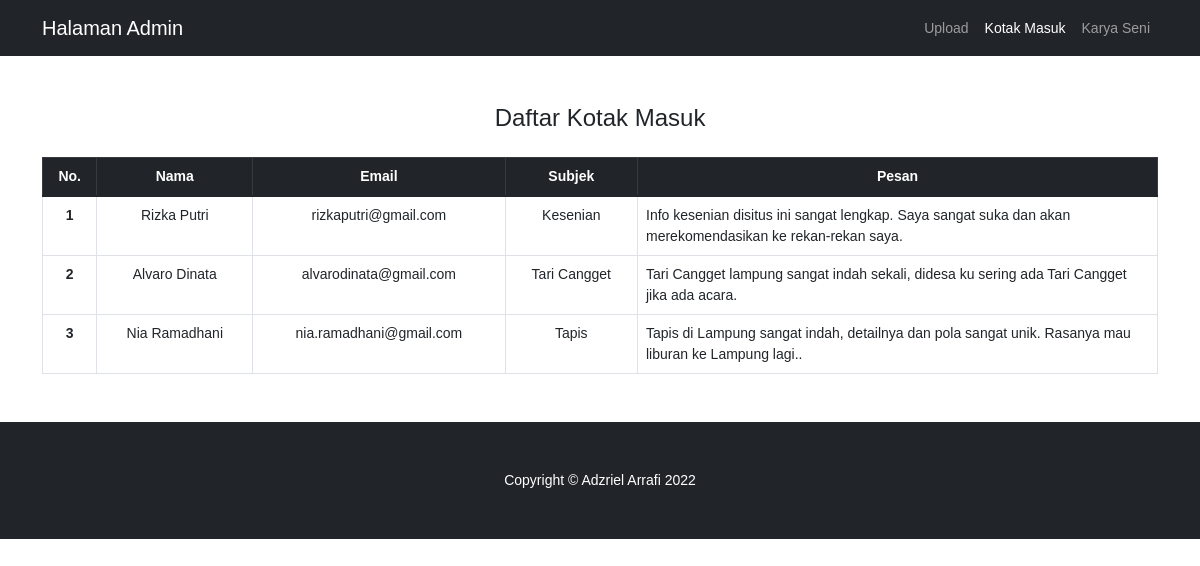
The app's page /index.php/kotakmasuk with its own data.
### tables this page shows
CREATE TABLE `tbl_tanggapan` (
  `id` int(11) NOT NULL,
  `nama` varchar(25) NOT NULL,
  `email` varchar(128) NOT NULL,
  `subjek` varchar(25) NOT NULL,
  `pesan` varchar(512) NOT NULL
);

### application/controllers/KotakMasuk.php (called while the page is built, shortened)
<?php
class KotakMasuk extends CI_Controller
{
    public function index()
    {
        $this->load->model('modelkontak');
        $data['row'] = $this->modelkontak->get();
        $this->load->view('admin/kotakmasuk', $data);
    }
}

### index.php (called while the page is built, shortened)
<?php
require_once BASEPATH.'core/CodeIgniter.php';

### application/models/modelkontak.php (called while the page is built, shortened)
<?php
class modelkontak extends CI_Model
{
    public function get($id = null)
    {
        $this->db->from('tbl_tanggapan');
        $query = $this->db->get();
        return $query;
    }
}

### application/views/admin/kotakmasuk.php (the view, shortened to what this page needs)
<!DOCTYPE html>
<html lang="en">
<head>
    <link href="css/styles.css" rel="stylesheet" />
    <link href="<?= base_url('css/main.css'); ?>" rel="stylesheet" media="all">
</head>
<body>
    <nav class="navbar navbar-expand-lg navbar-dark bg-dark">
        <div class="container">
            <a class="navbar-brand" href="<?= base_url('Admin') ?>">Halaman Admin</a>
            <div class="collapse navbar-collapse" id="navbarSupportedContent">
                <ul class="navbar-nav ms-auto mb-2 mb-lg-0">
                    <li class="nav-item"><a class="nav-link" href="<?= base_url('Admin') ?>">Upload</a></li>
                    <li class="nav-item"><a class="nav-link active" href="<?= base_url('KotakMasuk') ?>">Kotak Masuk</a></li>
                    <li class="nav-item"><a class="nav-link" href="<?= base_url('KaryaSeniCont') ?>">Karya Seni</a></li>
                </ul>
            </div>
        </div>
    </nav>
    <body>
        <div class="container mb-5 mt-5">
            <h3 class="text-center mb-4 ">Daftar Kotak Masuk</h3>
            <table class="table table-responsive table-bordered table-hover">
                <thead class="text-center table-dark">
                    <tr>
                        <th scope="col">No.</th>
                        <th scope="col">Nama</th>
                        <th scope="col">Email</th>
                        <th scope="col">Subjek</th>
                        <th width="520px" scope="col">Pesan</th>
                    </tr>
                </thead>
                <tbody>
                    <?php foreach ($row->result() as $key => $data) { ?>
                        <tr>
                            <th class="text-center" scope="row"><?= $data->id ?></th>
                            <td class="text-center"><?= $data->nama ?></td>
                            <td class="text-center"><?= $data->email ?></td>
                            <td class="text-center justify-content-center"><?= $data->subjek ?></td>
                            <td><?= $data->pesan ?></td>
                        </tr>
                    <?php } ?>
                </tbody>
            </table>
        </div>
        <footer class="py-5 bg-dark">
            <div class="container">
                <p class="m-0 text-center text-white">Copyright &copy; Adzriel Arrafi 2022</p>
            </div>
        </footer>
    </body>
</html>

### css/main.css (style rules this page uses)
html { -webkit-box-sizing: border-box; -moz-box-sizing: border-box; box-sizing: border-box; }
* { padding: 0; margin: 0; }
*, *:before, *:after { -webkit-box-sizing: inherit; -moz-box-sizing: inherit; box-sizing: inherit; }
body, h1, h2, h3, h4, h5, h6, blockquote, p, pre, dl, dd, ol, ul, figure, hr, fieldset, legend { margin: 0; padding: 0; }
table { border-collapse: collapse; border-spacing: 0; }
body { font-family: "Poppins", "Arial", "Helvetica Neue", sans-serif; font-weight: 400; font-size: 14px; }
h1, h2, h3, h4, h5, h6 { font-weight: 400; }
h3 { font-size: 24px; }

### records on screen
tbl_tanggapan: id "1", nama "Rizka Putri", email "rizkaputri@gmail.com", subjek "Kesenian", pesan "Info kesenian disitus ini sangat lengkap. Saya sangat suka dan akan merekomendasikan ke rekan-rekan saya."
tbl_tanggapan: id "2", nama "Alvaro Dinata", email "alvarodinata@gmail.com", subjek "Tari Cangget", pesan "Tari Cangget lampung sangat indah sekali, didesa ku sering ada Tari Cangget jika ada acara."
tbl_tanggapan: id "3", nama "Nia Ramadhani", email "nia.ramadhani@gmail.com", subjek "Tapis", pesan "Tapis di Lampung sangat indah, detailnya dan pola sangat unik. Rasanya mau liburan ke Lampung lagi.."
